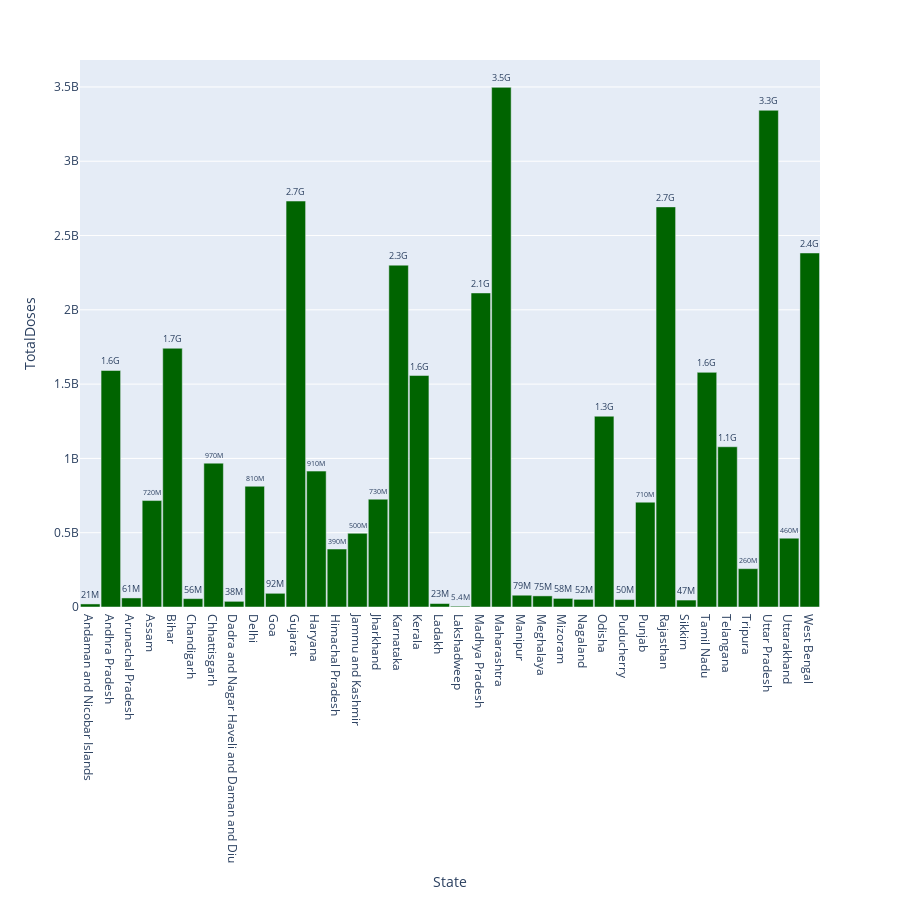

Source (notebook cell):
### Code cell
fig = px.bar(covidVaccine_2, x='State', y='TotalDoses',text='TotalDoses')
fig.update_traces(marker_color='darkgreen',texttemplate='%{text:.2s}', textposition='outside')
fig.update_layout(width=900, height=900, bargap=0.05)
fig.show()

### Figure 1 — Plotly figure (JSON) as saved in the notebook; plotly's stock layout.template omitted (floating-point values rounded to 4 significant figures)
{"data": [{"alignmentgroup": "True", "hovertemplate": "State=%{x}<br>TotalDoses=%{text}<extra></extra>", "legendgroup": "", "marker": {"color": "darkgreen", "pattern": {"shape": ""}}, "name": "", "offsetgroup": "", "orientation": "v", "showlegend": false, "text": [20544408, 1591678440, 60937297, 716389018, 1741293449, 56296840, 968123302, 38189479, 812558419, 92189542, 2732064385, 914454410, 390132586, 496053428, 725794786, 2300517146, 1557893825, 23263011, 5420101, 2113537548, 3497245417, 79267718, 74782607, 57871495, 51615403, 1283935962, 49955717, 705467577, 2692747175, 46704569, 1579203134, 1078473591, 257959864, 3342846470, 463276486, 2382596869], "textposition": "outside", "texttemplate": "%{text:.2s}", "type": "bar", "x": ["Andaman and Nicobar Islands", "Andhra Pradesh", "Arunachal Pradesh", "Assam", "Bihar", "Chandigarh", "Chhattisgarh", "Dadra and Nagar Haveli and Daman and Diu", "Delhi", "Goa", "Gujarat", "Haryana", "Himachal Pradesh", "Jammu and Kashmir", "Jharkhand", "Karnataka", "Kerala", "Ladakh", "Lakshadweep", "Madhya Pradesh", "Maharashtra", "Manipur", "Meghalaya", "Mizoram", "Nagaland", "Odisha", "Puducherry", "Punjab", "Rajasthan", "Sikkim", "Tamil Nadu", "Telangana", "Tripura", "Uttar Pradesh", "Uttarakhand", "West Bengal"], "xaxis": "x", "y": [20544408, 1591678440, 60937297, 716389018, 1741293449, 56296840, 968123302, 38189479, 812558419, 92189542, 2732064385, 914454410, 390132586, 496053428, 725794786, 2300517146, 1557893825, 23263011, 5420101, 2113537548, 3497245417, 79267718, 74782607, 57871495, 51615403, 1283935962, 49955717, 705467577, 2692747175, 46704569, 1579203134, 1078473591, 257959864, 3342846470, 463276486, 2382596869], "yaxis": "y"}], "layout": {"bargap": 0.05, "barmode": "relative", "height": 900, "legend": {"tracegroupgap": 0}, "margin": {"t": 60}, "width": 900, "xaxis": {"anchor": "y", "domain": [0, 1], "title": {"text": "State"}}, "yaxis": {"anchor": "x", "domain": [0, 1], "title": {"text": "TotalDoses"}}}}
